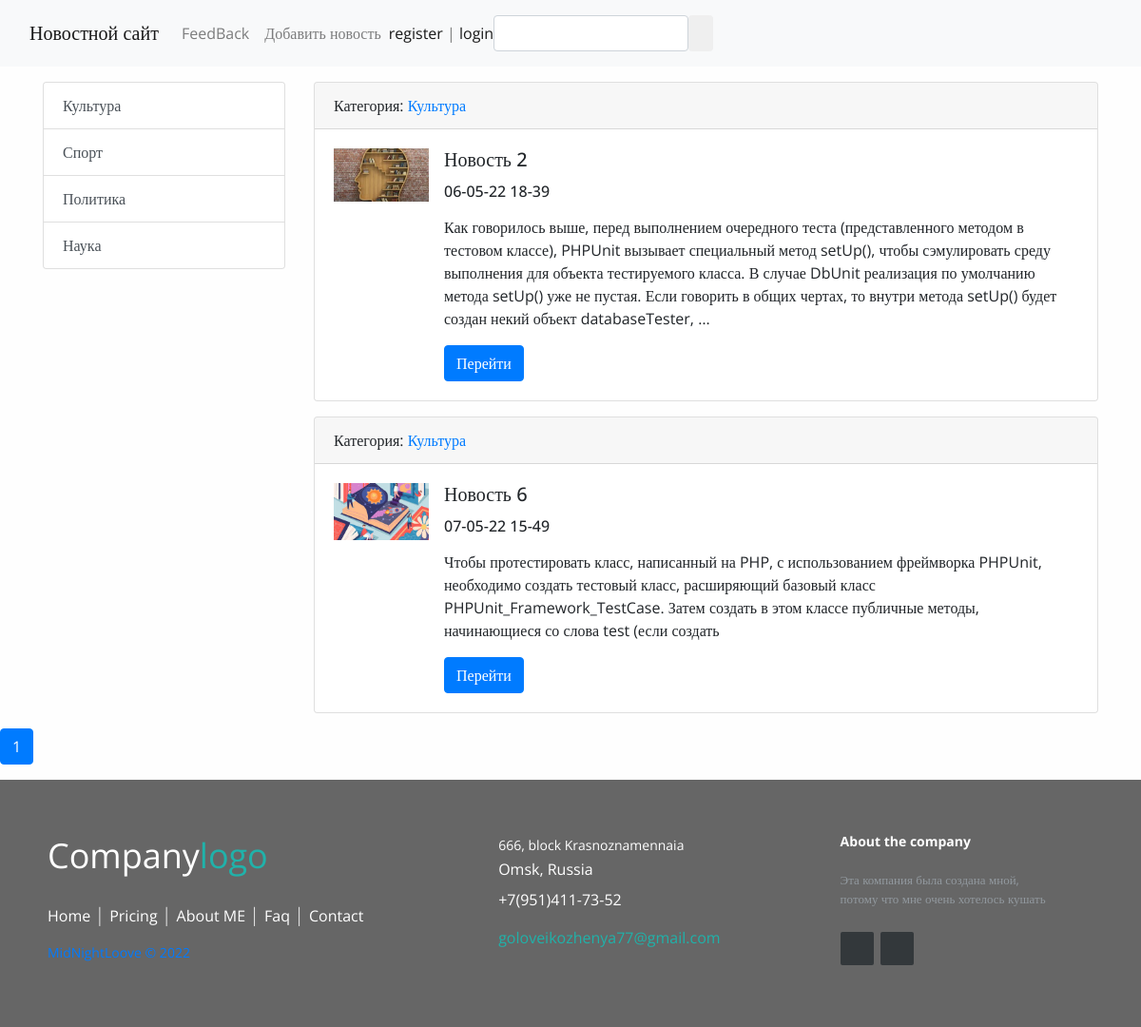
/category/1/, run on an earlier commit of the app's database.
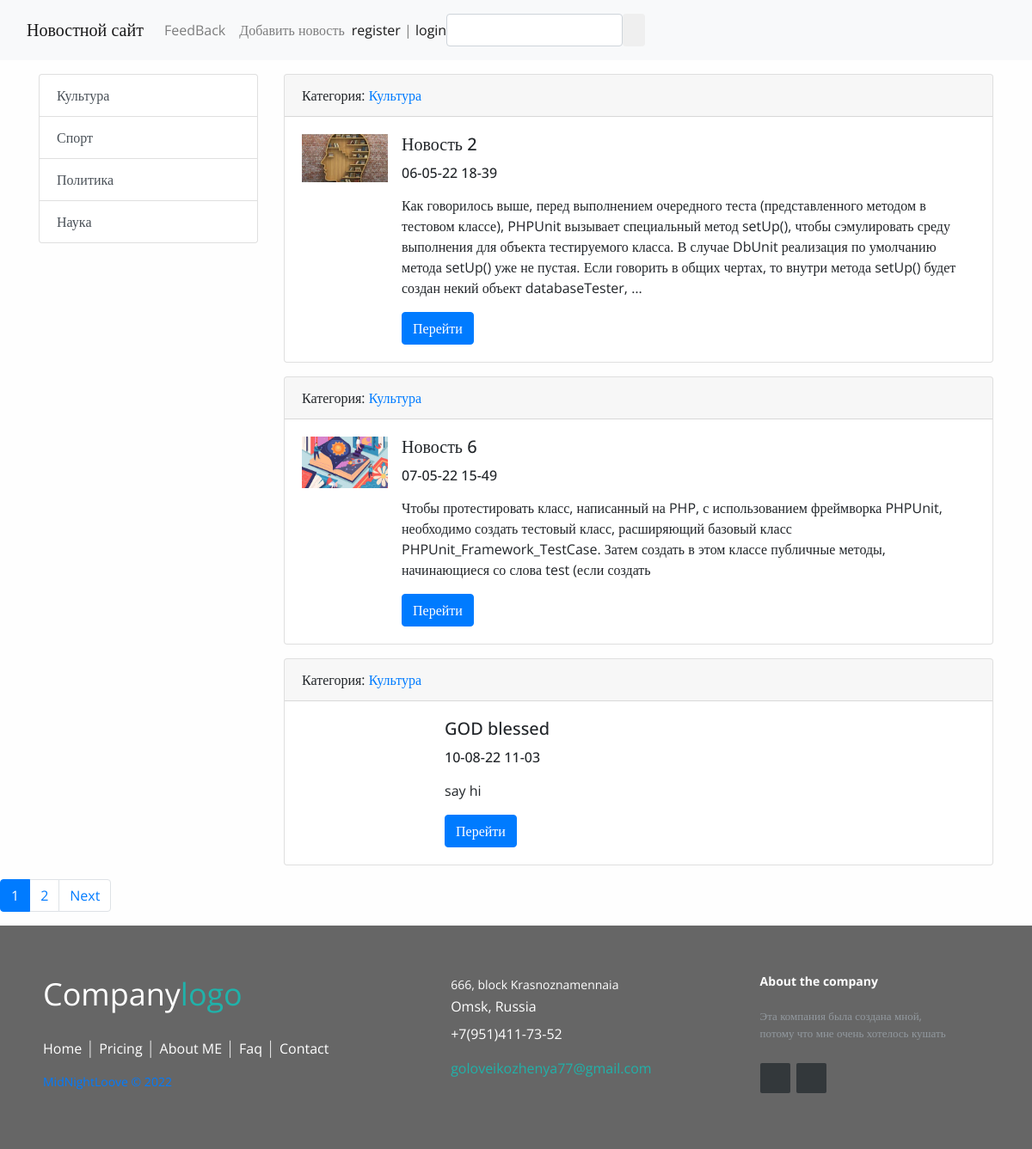
And on a later commit of the database.
### news/models.py (models this page shows, shortened)
class Category (models.Model):
    title = models.TextField(max_length=150, db_index=True, verbose_name='Название категории')
    def get_absolute_url(self):
        return reverse('category', kwargs={'category_id': self.pk})
    def __str__(self):
        return self.title

class News(models.Model):
    author =models.ForeignKey(User, on_delete=models.CASCADE, verbose_name = 'Автор статьи', blank=True, null=True)
    title = models.CharField(max_length=150, verbose_name='Заголовок')
    content = models.TextField(blank=True, verbose_name='Содержание')
    created_at = models.DateTimeField(auto_now_add=True, verbose_name='Создано')
    updated_at = models.DateTimeField(auto_now=True,verbose_name='Обновлено')
    photo = models.ImageField(upload_to='photos/%Y/%m/%d',blank=True, verbose_name='Фото')
    is_published = models.BooleanField(default=True, verbose_name='Опубликовано')
    category = models.ForeignKey('Category', on_delete=models.PROTECT,null=True, verbose_name='Категория')
    views = models.IntegerField(default = 0)
    def get_absolute_url(self):
        return reverse('view_news', kwargs={'pk': self.pk})

### news/views.py (the view)
# urls.py: path('category/<int:category_id>/', NewsByCategory.as_view(), name='category'),
class NewsByCategory(ListView):
    model = News
    template_name = 'news/home_news_list.html'
    context_object_name = 'news'
    allow_empty = False
    paginate_by = 3
    def get_context_data(self, *, object_list=None, **kwargs):
        context = super().get_context_data(**kwargs)
        context ['title'] = Category.objects.get(pk=self.kwargs['category_id'])
        return context
    def get_queryset(self):
        return News.objects.filter(category_id = self.kwargs['category_id'], is_published = True).select_related('category')

### news/templatetags/news_tags.py (called while the page is built)
@register.simple_tag(name='get_list_categories')
def get_categories():
    return Category.objects.all()

### news/templates/news/home_news_list.html (shortened to what this page needs)
{% extends 'base.html' %}
{% block sidebar %}
{% include 'inc/_sidebar.html' %}
{% endblock %}
{% block content %}
  {% for item in news %}
    <div class="card mb-3">
      <div class="card-header">
          Категория: <a href="{{ item.category.get_absolute_url }}">{{item.category}}</a>
        </div>
        <div class="card-body">
            <div class="media">
          {% if item.photo %}
            <img src="{{ item.photo.url }}" alt="" width="100" class="mr-3">
          {% else %}
<img src="https://img4.labirint.ru/rc/eb9a6f337b9276955f5cef40a6ccf6c8/363x561q80/books46/451006/cover.png?1575397507" alt="" width="150" class="mr-3">
          {% endif %}
          <div class ="media-body">
            <h5 class="card-title ">{{ item.title }}</h5>
            <h6 class = 'card-title'>{{item.created_at | date:"d-m-y H-i"}}</h6>
            <p class="card-text">{{ item.content|safe|linebreaks|truncatewords:50}}</p>
              <a href="{{ item.get_absolute_url }}" class="btn btn-primary">Перейти</a></div></div>
            </div>
        </div>
        {% endfor %}
      </div>
  </div>
</div>
{% endblock %}

### templates/base.html (shortened to what this page needs)
<!doctype html>
{% load static %}
<html lang="en">
  <head>
    <link rel="stylesheet" href="{% static 'bootstrap/css/bootstrap.css' %}" >
    <link rel="stylesheet" href="{% static 'css/style.css' %}" >
  </head>
  <body>
{% include 'inc/_nav.html' %}
<div class="container mt-3">
    <div class="row">
        <div class="col-md-3">
            {% block sidebar %}SIDEBAR{% endblock %}
        </div>
        <div class="col-md-9">
            {% block content %}CONTENT{% endblock %}
        <nav aria-label="...">
            <ul class="pagination">
                 {% for p in page_obj.paginator.page_range %}
                 {% if page_obj.number == p %}
                 <li class="page-item active" aria-current="page">
                <a class="page-link" href="?page={{ q }}{{ p }}">{{ p }} <span class="sr-only">(current)</span></a>
                </li>
                 {% elif  p > page_obj.number|add:-3 and p < page_obj.number|add:3 %}
                <li class="page-item">
                <a class="page-link" href="?page={{ q }}{{ p }}">{{ p }}</a>
                </li>
                {% endif %}
                {% endfor %}
                 {% if page_obj.has_next %}
                 <li class="page-item">
                     <a class="page-link" href="?page{{page_obj.next_page_number}}">Next</a>
                 </li>
                 {% endif %}
            </ul>
            </nav>
{% include 'inc/_footer.html'%}
  </body>
</html>

### templates/inc/_nav.html (shortened to what this page needs)
 <nav class="navbar navbar-expand-lg navbar-light bg-light">
  <div class="container-fluid">
    <a class="navbar-brand" href="{% url 'home' %}">Новостной сайт</a>
    <div class="collapse navbar-collapse" id="navbarSupportedContent">
      <ul class="navbar-nav me-auto mb-2 mb-lg-0">
        <li class="nav-item"><a class="nav-link" href="{% url 'contact' %}">FeedBack</a></li>
        <li class="nav-item"><a class="nav-link" href="{% url 'add_news' %}">Добавить новость</a></li>
      </ul>
      <span class="navbar-text">
        {% if request.user.is_authenticated %}
        Добро пожаловать, {{ user.username }} | <a href="{% url 'logout' %}">Выход</a>
        {% else %}
        <a href="{% url 'register'  %}">register</a> | <a href="{% url 'login' %}">login</a>
        {% endif %}
      </span>
      <span class='navbar-text'>
        {% include 'inc/_searchbar.html'%}
      </span>
    </div>
  </div>
</nav>

### templates/inc/_searchbar.html (shortened to what this page needs)
{% load news_tags %}
<div class ='search-bar w3layouts-newsletter'>
    <form action="{%url 'search' %}" method ='get' class ='d-flex editContent'>
        <input type = 'search' plaseholder ='Введите запрос' name ='q' class='form-control' required =''>
        <button type = 'submit' class='btn1 btn'>
        </button>
    </form>

### templates/inc/_sidebar.html
{% load news_tags %}
<div class="list-group">
    {% get_list_categories as categories %}
    {% for item in categories %}
    <a href="{% url 'category' item.pk %}"
       class="list-group-item list-group-item-action">{{ item.title }}
    </a>
    {% endfor %}
</div>

### templates/inc/_footer.html (shortened to what this page needs)
<footer class="footer-distributed">
      <div class="footer-left">
        <h3>Company<span>logo</span></h3>
        <p class="footer-links">
          <a href="{% url 'home' %}" class="link-1">Home</a>
          <a href="{% url 'price' %}">Pricing</a>
          <a href="{% url 'BLOG'%}">About ME</a>
          <a href="{% url 'faq' %}">Faq</a>
          <a href="#">Contact</a>
        </p>
        <p class="footer-company-name"><a href="{% url 'BLOG' %}">MidNightLoove © 2022</p>
      </div>
      <div class="footer-center">
        <div>
          <p><span>666, block Krasnoznamennaia</span> Omsk, Russia</p>
        </div>
        <div>
          <p>+7(951)411-73-52</p>
        </div>
        <div>
          <p><a href="">goloveikozhenya77@gmail.com</a></p>
        </div>
      </div>
      <div class="footer-right">
        <p class="footer-company-about">
          <span>About the company</span>
          Эта компания была создана мной, потому что мне очень хотелось кушать
        </p>
        <div class="footer-icons">
          <a href="https://t.me/Midnightloveer"></a>
          <a href="https://id.vk.com/account/#/main"></a>
        </div>
      </div>
    </footer>

### mysite/static/css/style.css (style rules this page uses)
body { background-color: #fefefe; }

### templates/inc/_footer.html (style rules this page uses)
* { font-family: Open Sans; }
.footer-distributed { background: #666; box-shadow: 0 1px 1px 0 rgba(0, 0, 0, 0.12); box-sizing: border-box; width: 100%; text-align: left; font: bold 16px sans-serif; padding: 55px 50px; }
.footer-distributed .footer-left, .footer-distributed .footer-center, .footer-distributed .footer-right { display: inline-block; vertical-align: top; }
.footer-distributed .footer-left { width: 40%; }
.footer-distributed h3 { color: #ffffff; font: normal 36px 'Open Sans', cursive; margin: 0; }
.footer-distributed h3 span { color: lightseagreen; }
.footer-distributed .footer-links { color: #ffffff; margin: 20px 0 12px; padding: 0; }
.footer-distributed .footer-links a { display:inline-block; line-height: 1.8; font-weight:400; text-decoration: none; color: inherit; }
.footer-distributed .footer-company-name { color: #222; font-size: 14px; font-weight: normal; margin: 0; }
.footer-distributed .footer-center { width: 35%; }
.footer-distributed .footer-center p { display: inline-block; color: #ffffff; font-weight:400; vertical-align: middle; margin:0; }
.footer-distributed .footer-center p span { display:block; font-weight: normal; font-size:14px; line-height:2; }
.footer-distributed .footer-center p a { color: lightseagreen; text-decoration: none;; }
.footer-distributed .footer-links a:before { content: "|"; font-weight:300; font-size: 20px; left: 0; color: #fff; display: inline-block; padding-right: 5px; }
.footer-distributed .footer-links .link-1:before { content: none; }
.footer-distributed .footer-right { width: 20%; }
.footer-distributed .footer-company-about { line-height: 20px; color: #92999f; font-size: 13px; font-weight: normal; margin: 0; }
.footer-distributed .footer-company-about span { display: block; color: #ffffff; font-size: 14px; font-weight: bold; margin-bottom: 20px; }
.footer-distributed .footer-icons { margin-top: 25px; }
.footer-distributed .footer-icons a { display: inline-block; width: 35px; height: 35px; cursor: pointer; background-color: #33383b; border-radius: 2px; font-size: 20px; color: #ffffff; text-align: center; line-height: 35px; margin-right: 3px; margin-bottom: 5px; }

What changed in the data, as far as the page shows it:
added News: category "Культура", title "GOD blessed", created_at "10-08-22 11-03", content "say hi"
Also different on the page:
new list line: "2"
text now shown: "Next"
